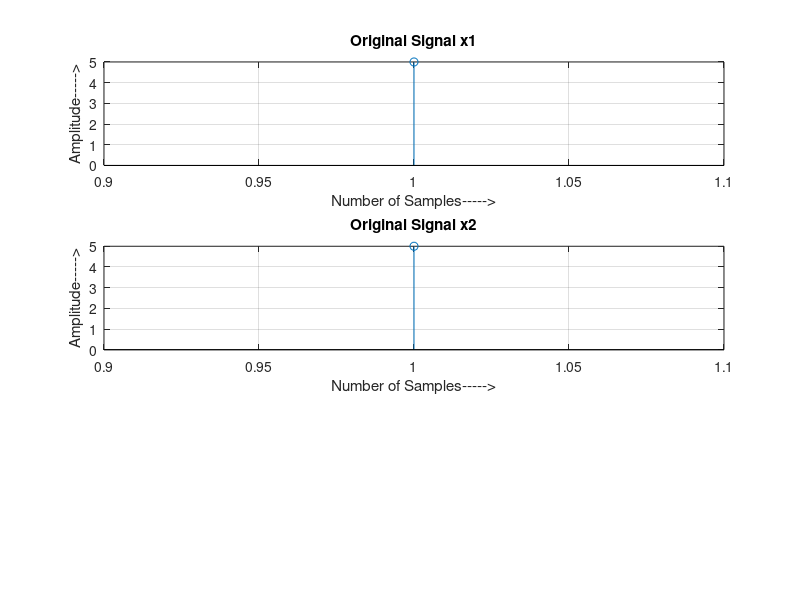

Reproduce this figure in MATLAB. (Note: this script raises an error after producing the figure.)
clc;
clear all;
close all;
x1=input('Enter the first sequence:');
subplot(3,1,1);
stem(x1);
grid on;
xlabel('Number of Samples----->');
ylabel('Amplitude----->');
title('Original Signal x1');

x2=input('Enter the second sequence:');
subplot(3,1,2);
stem(x2);
grid on;
xlabel('Number of Samples----->');
ylabel('Amplitude----->');
title('Original Signal x2');
m=length(x1);
n=length(x2);
N=max(m,n);
N=m+n-1;
y=circonvt(x1,x2,N)
subplot(3,1,3);
stem(y);
grid on;
xlabel('Number of Samples----->');
ylabel('Amplitude----->');
title('Linear Convolution using Circular Convolution');
